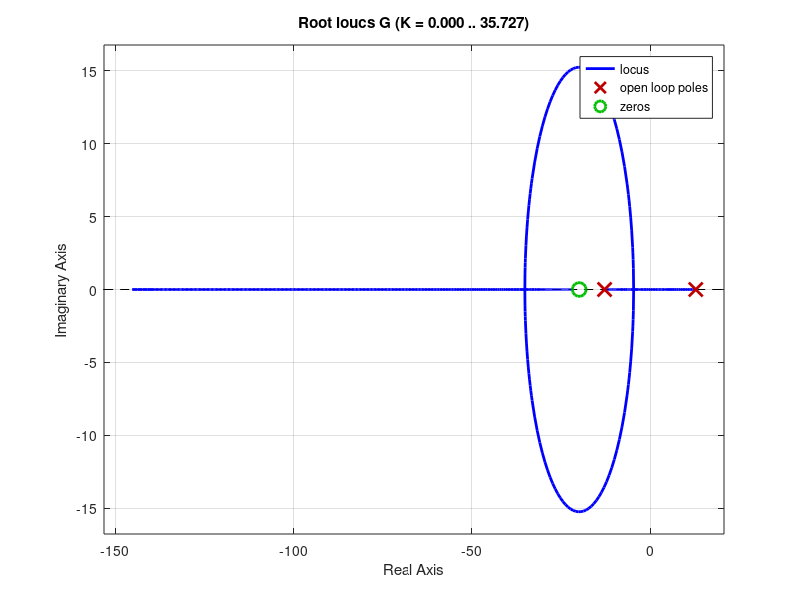

Here is the MATLAB script that generated this plot:
clear all;
close all
clc;

g = 9.81;
c = .01
a = .05;
h = .06;
U = 1.0; %speed of microbike
lambda = 1.0;
b = 0.15;
s = tf('s');
G = minreal(sin(lambda)/b* (a/h*U*s + U^2/h - g*a*c/(h*U))/(s^2-g/h))

rlocus(G)